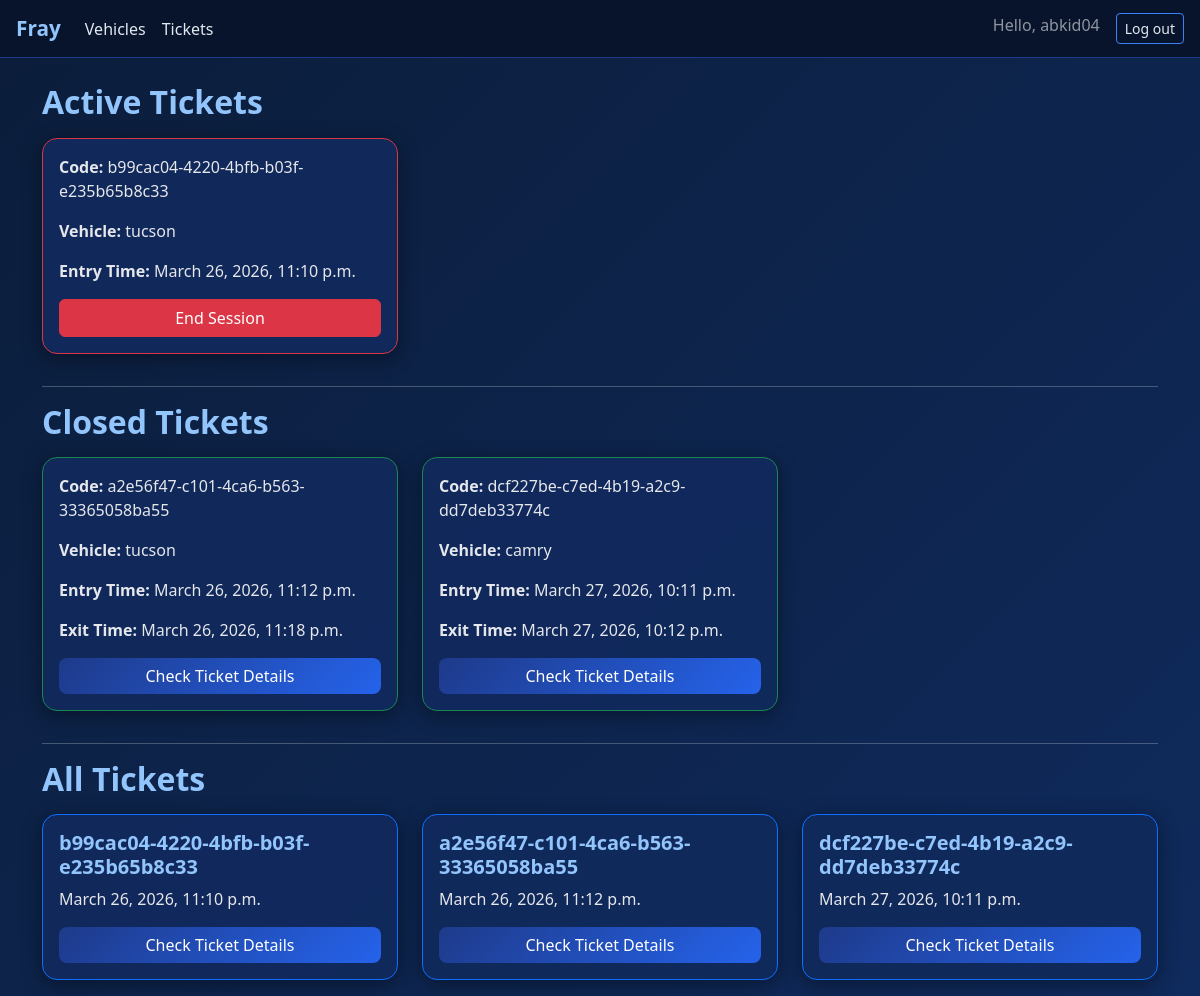
Page /tickets (signed in) on the earlier database version.
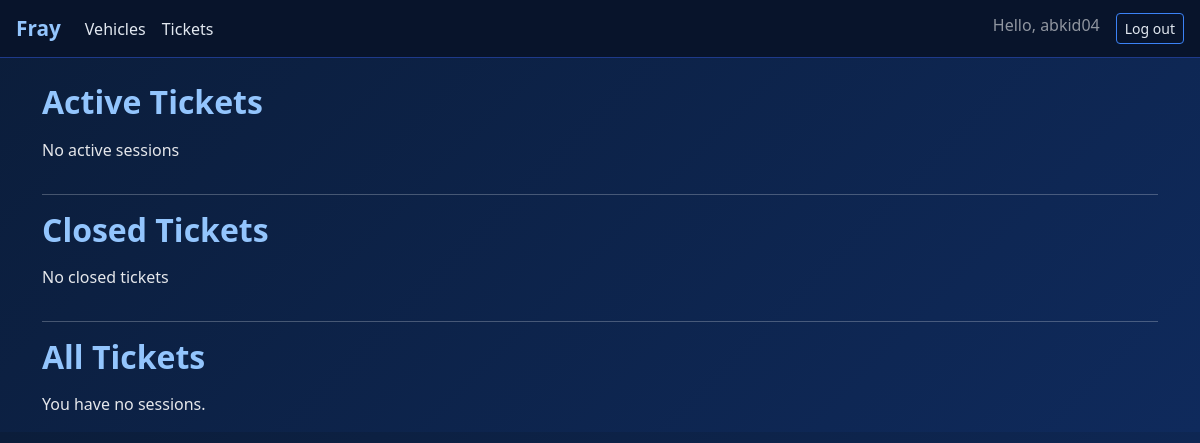
Same page on the later database version.
### park_system/models.py (models this page shows, shortened)
class Ticket(models.Model):
    vehicle = models.ForeignKey(Vehicle, on_delete=models.CASCADE)
    code = models.UUIDField(default=uuid.uuid4, editable=False, unique=True)
    slot = models.ForeignKey(
        ParkingSlot,
        on_delete=models.SET_NULL,
        null=True,
        blank=True
    )
    entry_time = models.DateTimeField(auto_now_add=True)
    exit_time = models.DateTimeField(null=True, blank=True)
    amount = models.PositiveIntegerField(null=True, blank=True)

class Vehicle(models.Model):
    class VehicleType(models.TextChoices):
        CAR = 'car', 'Car'
        BIKE = 'bike', 'Bike'
        TRUCK = 'truck', 'Truck'
        BUS = 'bus', 'Bus'
    vehicle_type = models.CharField(
        max_length=10,
        choices=VehicleType.choices
    )
    vehicle_make = models.CharField(max_length = 100)
    number_plate = models.CharField(max_length = 100,validators=[plate_validator],unique=True)
    owner = models.ForeignKey(User, on_delete=models.CASCADE)

### park_system/views.py (the view)
# urls.py: path('tickets', views.tickets, name='tickets'),
@login_required
def tickets(request):
    tickets = Ticket.objects.filter(vehicle__owner =request.user)
    active_tickets = Ticket.objects.filter(
        vehicle__owner=request.user,
        exit_time__isnull=True
    )
    closed_tickets = Ticket.objects.filter(
        vehicle__owner=request.user,
        exit_time__isnull=False
    )
    context = {
        "tickets": tickets,
        "active_tickets": active_tickets,
        "closed_tickets": closed_tickets
    }
    return render(request, "park_system/tickets.html", context)

### park_system/templates/park_system/tickets.html (shortened to what this page needs)
{% extends "park_system/base.html" %}
{% load django_bootstrap5 %}
{% block content %}
<h2 class="mb-3">Active Tickets</h2>
<div class="row">
    {% if active_tickets %}
        {% for ticket in active_tickets %}
            <div class="col-md-4 mb-3">
                <div class="card p-3 border-danger">
                    <p><strong>Code:</strong> {{ ticket.code }}</p>
                    <p><strong>Vehicle:</strong> {{ ticket.vehicle.vehicle_make }}</p>
                    <p><strong>Entry Time:</strong> {{ ticket.entry_time }}</p>
                    <form method="POST" action="{% url 'park_system:end_session' ticket.code %}">
                        <button class="btn btn-danger w-100">End Session</button>
                    </form>
                </div>
            </div>
        {% endfor %}
    {% else %}
        <p>No active sessions</p>
    {% endif %}
</div>
<hr>
<h2 class="mb-3">Closed Tickets</h2>
<div class="row">
    {% if closed_tickets %}
        {% for ticket in closed_tickets %}
            <div class="col-md-4 mb-3">
                <div class="card p-3 border-success">
                    <p><strong>Code:</strong> {{ ticket.code }}</p>
                    <p><strong>Vehicle:</strong> {{ ticket.vehicle.vehicle_make }}</p>
                    <p><strong>Entry Time:</strong> {{ ticket.entry_time }}</p>
                    <p><strong>Exit Time:</strong> {{ ticket.exit_time }}</p>
                    <a href="{% url 'park_system:ticket_detail' ticket.code %}" class="btn btn-primary w-100">
                        Check Ticket Details
                    </a>
                </div>
            </div>
        {% endfor %}
    {% else %}
        <p>No closed tickets</p>
    {% endif %}
</div>
<hr>
<h2 class="mb-3">All Tickets</h2>
<div class="row">
    {% for ticket in tickets %}
        <div class="col-md-4 mb-3">
            <div class="card p-3 border-primary">
                <h5>{{ ticket.code }}</h5>
                <p>{{ ticket.entry_time }}</p>
                <a href="{% url 'park_system:ticket_detail' ticket.code %}" class="btn btn-primary w-100">
                    Check Ticket Details
                </a>
            </div>
        </div>
    {% empty %}
        <p>You have no sessions.</p>
    {% endfor %}
</div>
{% endblock content %}

### park_system/templates/park_system/base.html (shortened to what this page needs)
<!DOCTYPE html>
<html>
<head>
    {% load django_bootstrap5 %}
    {% bootstrap_css %}
</head>
<body>
<nav class="navbar navbar-expand-lg navbar-dark px-3">
    <a class="navbar-brand" href="{% url 'park_system:index' %}">Fray</a>
    <div class="collapse navbar-collapse" id="navbarNav">
        {% if user.is_authenticated %}
        <ul class="navbar-nav me-auto">
            <li class="nav-item">
                <a class="nav-link" href="{% url 'park_system:vehicles' %}">Vehicles</a>
            </li>
             <li class="nav-item">
                <a class="nav-link" href="{% url 'park_system:tickets' %}">Tickets</a>
            </li>
        </ul>
        {% endif %}
        <ul class="navbar-nav ms-auto">
            {% if user.is_authenticated %}
            <li class="nav-item">
                <span class="navbar-text me-3">Hello, {{ user.username }}</span>
            </li>
            <li class="nav-item">
                <form action="{% url 'accounts:logout' %}" method="post">
                    <button class="btn btn-outline-secondary btn-sm">Log out</button>
                </form>
            </li>
            {% endif %}
        </ul>
    </div>
</nav>
<div class="container">
    {% block content %}{% endblock %}
</div>
</body>
</html>

### park_system/templates/park_system/base.html (style rules this page uses)
body { background: linear-gradient(135deg, #0b1d3a, #0f2a5c); color: #f1f5f9; font-family: 'Segoe UI', Tahoma, Geneva, Verdana, sans-serif; }
h1, h2, h3, h4, h5, h6 { color: #93c5fd; font-weight: 600; }
p, span, li { color: #e5e7eb; font-size: 1rem; }
a { color: #93c5fd; }
.navbar { background-color: #08142b; border-bottom: 1px solid #1e3a8a; }
.navbar-brand { font-weight: bold; font-size: 1.3rem; color: #93c5fd !important; }
.nav-link { color: #e2e8f0 !important; transition: 0.3s; }
.btn-outline-secondary { border-color: #3b82f6; color: #e2e8f0; }
.container { margin-top: 25px; }

Differences in the rows shown:
removed Ticket: code "b99cac04-4220-4bfb-b03f-e235b65b8c33", vehicle.vehicle_make "tucson", entry_time "March 26, 2026, 11:10 p.m."
removed Ticket: code "a2e56f47-c101-4ca6-b563-33365058ba55", vehicle.vehicle_make "tucson", entry_time "March 26, 2026, 11:12 p.m.", exit_time "March 26, 2026, 11:18 p.m."
removed Ticket: code "dcf227be-c7ed-4b19-a2c9-dd7deb33774c", vehicle.vehicle_make "camry", entry_time "March 27, 2026, 10:11 p.m.", exit_time "March 27, 2026, 10:12 p.m."
Other differences:
text now shown: "No active sessions No closed tickets You have no sessions."
